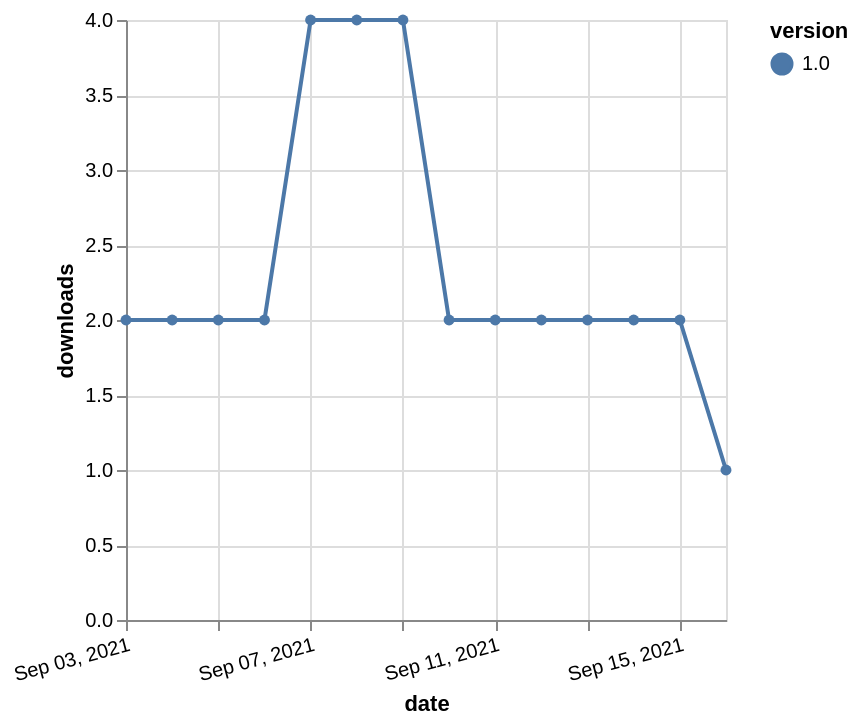

Vega-Lite specification for this chart:
### Vega-Lite specification from a JSON file in a GitHub repository (floating-point values rounded to 4 significant figures)
{"$schema": "https://vega.github.io/schema/vega-lite/v5.json", "description": "A simple bar chart with embedded data.", "data": {"values": [{"date": "2021-09-03", "total": 2780, "delta": 2, "version": "1.0"}, {"date": "2021-09-04", "total": 2782, "delta": 2, "version": "1.0"}, {"date": "2021-09-05", "total": 2784, "delta": 2, "version": "1.0"}, {"date": "2021-09-06", "total": 2786, "delta": 2, "version": "1.0"}, {"date": "2021-09-07", "total": 2790, "delta": 4, "version": "1.0"}, {"date": "2021-09-08", "total": 2794, "delta": 4, "version": "1.0"}, {"date": "2021-09-09", "total": 2798, "delta": 4, "version": "1.0"}, {"date": "2021-09-10", "total": 2800, "delta": 2, "version": "1.0"}, {"date": "2021-09-11", "total": 2802, "delta": 2, "version": "1.0"}, {"date": "2021-09-12", "total": 2804, "delta": 2, "version": "1.0"}, {"date": "2021-09-13", "total": 2806, "delta": 2, "version": "1.0"}, {"date": "2021-09-14", "total": 2808, "delta": 2, "version": "1.0"}, {"date": "2021-09-15", "total": 2810, "delta": 2, "version": "1.0"}, {"date": "2021-09-16", "total": 2811, "delta": 1, "version": "1.0"}]}, "width": "container", "mark": {"type": "line", "point": {"filled": true}}, "encoding": {"x": {"field": "date", "type": "temporal", "timeUnit": "yearmonthdate", "title": "date", "axis": {"labelAngle": -15}}, "y": {"field": "delta", "type": "quantitative", "title": "downloads"}, "color": {"field": "version", "type": "nominal"}, "tooltip": {"field": "delta"}}}
